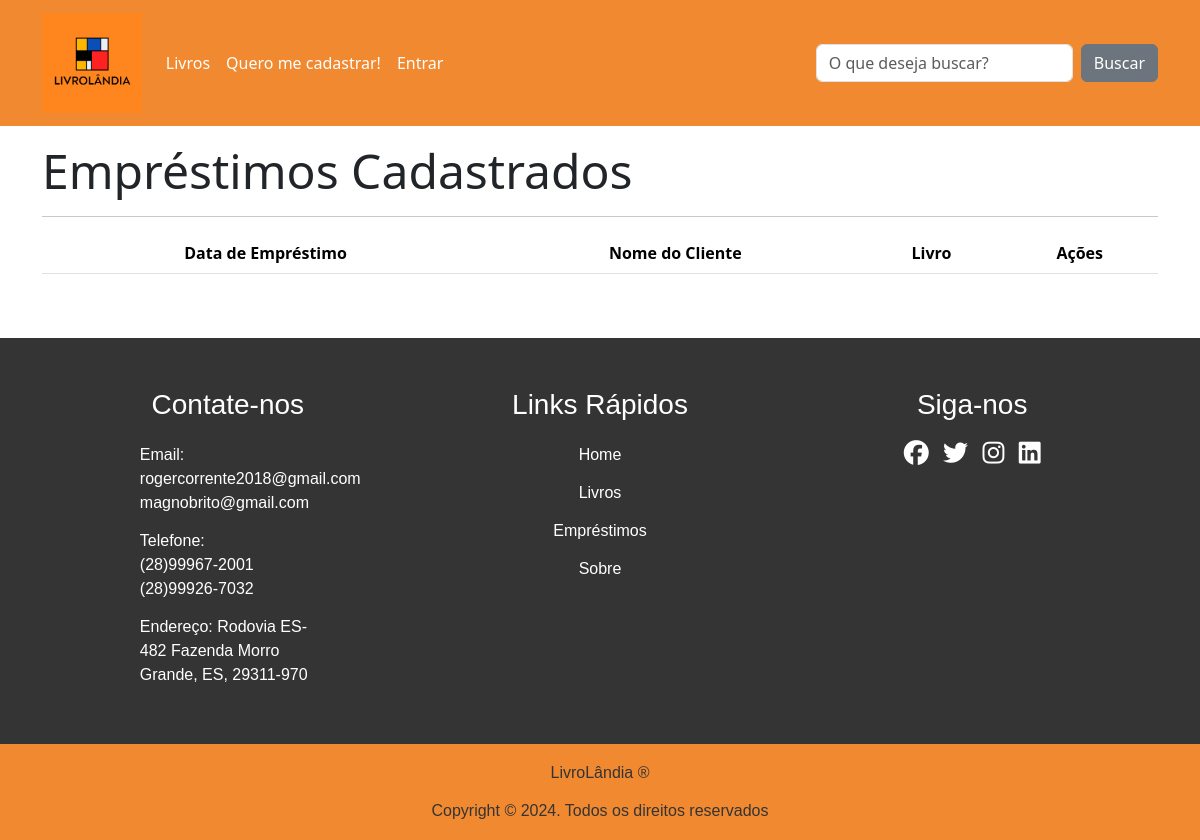
Before: /emprestimos with the older database file.
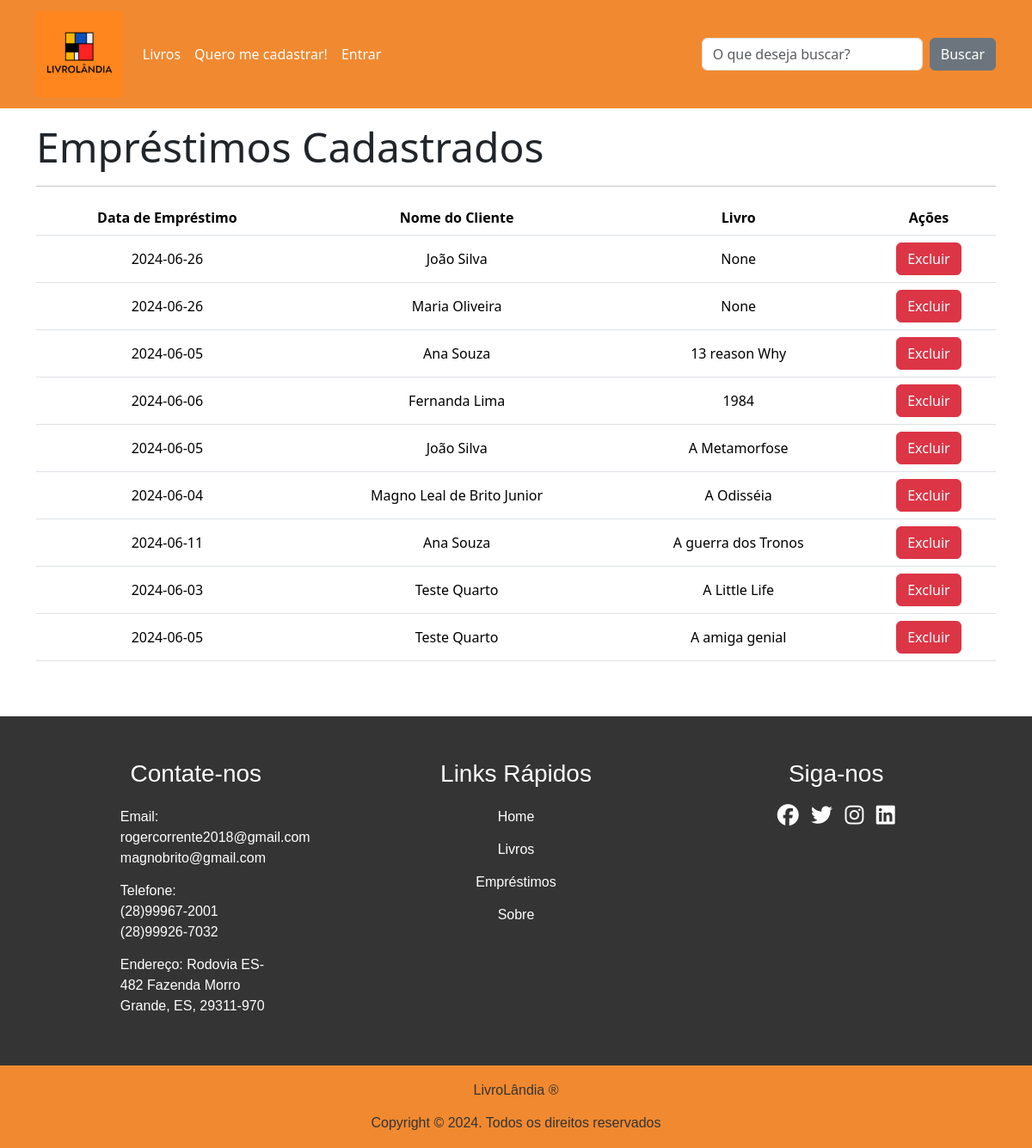
After: the same page with the newer database file.
### tables this page shows
CREATE TABLE emprestimo (
    id INTEGER PRIMARY KEY AUTOINCREMENT,
    cliente_id INTEGER NOT NULL,
    data_emprestimo DATE NOT NULL,
    FOREIGN KEY (cliente_id) REFERENCES cliente (id)
);

CREATE TABLE cliente (
        id INTEGER PRIMARY KEY AUTOINCREMENT,
        nome TEXT NOT NULL,
        cpf TEXT NOT NULL UNIQUE,
        data_nascimento DATE NOT NULL,
        endereco TEXT NOT NULL,
        telefone TEXT NOT NULL UNIQUE,
        email TEXT NOT NULL UNIQUE,
        senha TEXT NOT NULL,
        admin INTEGER NOT NULL DEFAULT 0,
        token TEXT);

CREATE TABLE livro (
        id INTEGER PRIMARY KEY AUTOINCREMENT,
        nome TEXT NOT NULL,
        autor TEXT NOT NULL,
        descricao TEXT NOT NULL,
        isbn TEXT NOT NULL,
        emprestado BOOLEAN NOT NULL

        );

### routes/main_routes.py (the view)
@router.get("/emprestimos")
async def get_emprestimos(request: Request):
    lista_emprestimos = EmprestimoRepo.obter_todos()
    lista_livros = LivroRepo.obter_todos()
    lista_clientes = ClienteRepo.obter_todos()
    lista_emprestimos_livro = EmprestimoLivroRepo.obter_todos()
    lista_final = []
    for emprestimo in lista_emprestimos:
        cliente = ClienteRepo.obter_um(emprestimo.cliente_id)
        nome = cliente.nome
        print("----------> CLIENTE NOME", nome)
        livro_selecionado = None
        for elivro in lista_emprestimos_livro:
            if emprestimo.id == elivro.id:
                for livro in lista_livros:
                    if livro.id == elivro.emprestimo_id:
                        livro_selecionado = livro.nome
        lista_final.append([emprestimo.data_emprestimo,nome,livro_selecionado, emprestimo.id])
    print(lista_final)
    return templates.TemplateResponse(
        "emprestimos.html",
        {"request": request,
        "lista_final":lista_final
        },
    )

### templates/emprestimos.html (shortened to what this page needs)
{% extends "base.html" %}
{% block conteudo %}
<h1 class="display-5"><b>Empréstimos Cadastrados</b></h1>
<hr>
<table class="table">
    <thead>
        <tr>
            <th>Data de Empréstimo</th>
            <th>Nome do Cliente</th>
            <th>Livro</th>
            <th>Ações</th>
        </tr>
    </thead>
    <tbody>
        {% for emprestimo in lista_final %}
        <tr>
            <td>{{ emprestimo[0] }}</td>
            <td>{{ emprestimo[1] }}</td>
            <td>{{ emprestimo[2] }}</td>
            <td>
                <form action="/excluir_emprestimo/{{emprestimo[3]}}" method="get">
                    <button type="submit" class="btn btn-danger">Excluir</button>
                </form>
            </td>
        </tr>
        {% endfor %}
    </tbody>
</table>
{% endblock %}

Changed rows visible on the page:
added emprestimo: data_emprestimo "2024-06-26"
now on this page (row unchanged): cliente: nome "João Silva" "João Silva"
added emprestimo: data_emprestimo "2024-06-26"
now on this page (row unchanged): cliente: nome "Maria Oliveira"
added emprestimo: data_emprestimo "2024-06-05"
now on this page (row unchanged): cliente: nome "Ana Souza" "Ana Souza"
now on this page (row edited): livro: nome "13 reason Why"
added emprestimo: data_emprestimo "2024-06-06"
now on this page (row unchanged): cliente: nome "Fernanda Lima"
now on this page (row unchanged): livro: nome "1984"
added emprestimo: data_emprestimo "2024-06-05"
added livro: nome "A Metamorfose"
added emprestimo: data_emprestimo "2024-06-04"
now on this page (row edited): cliente: nome "Magno Leal de Brito Junior"
now on this page (row unchanged): livro: nome "A Odisséia"
added emprestimo: data_emprestimo "2024-06-11"
now on this page (row unchanged): livro: nome "A guerra dos Tronos"
added emprestimo: data_emprestimo "2024-06-03"
added cliente: nome "Teste Quarto" "Teste Quarto"
now on this page (row unchanged): livro: nome "A Little Life"
added emprestimo: data_emprestimo "2024-06-05"
now on this page (row unchanged): livro: nome "A amiga genial"
Other visible differences:
new list line: "None Excluir"
new list line: "Excluir"
